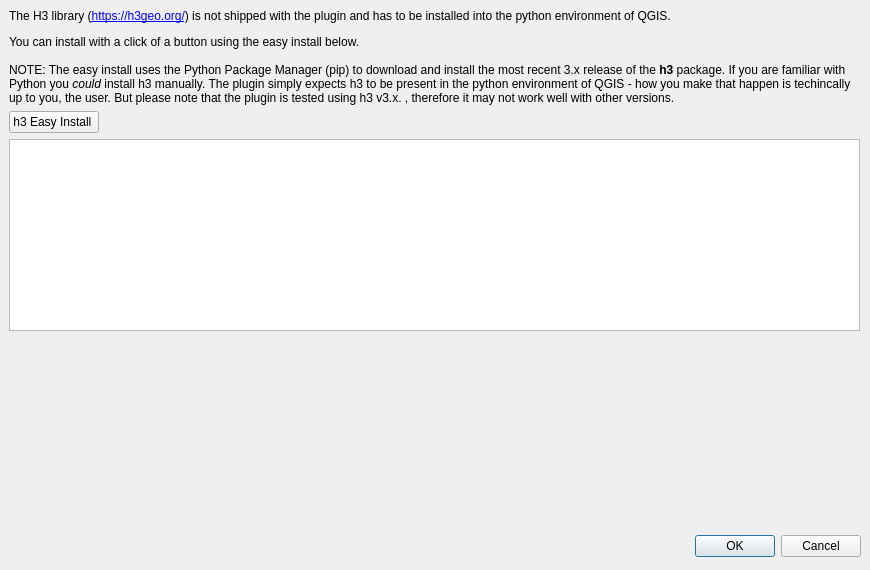
<?xml version="1.0" encoding="UTF-8"?>
<ui version="4.0">
 <class>Dialog</class>
 <widget class="QDialog" name="Dialog">
  <property name="geometry">
   <rect>
    <x>0</x>
    <y>0</y>
    <width>870</width>
    <height>570</height>
   </rect>
  </property>
  <property name="windowTitle">
   <string>Dialog</string>
  </property>
  <widget class="QDialogButtonBox" name="buttonBox">
   <property name="geometry">
    <rect>
     <x>520</x>
     <y>530</y>
     <width>341</width>
     <height>32</height>
    </rect>
   </property>
   <property name="orientation">
    <enum>Qt::Horizontal</enum>
   </property>
   <property name="standardButtons">
    <set>QDialogButtonBox::Cancel|QDialogButtonBox::Ok</set>
   </property>
  </widget>
  <widget class="QWidget" name="verticalLayoutWidget">
   <property name="geometry">
    <rect>
     <x>9</x>
     <y>9</y>
     <width>851</width>
     <height>501</height>
    </rect>
   </property>
   <layout class="QVBoxLayout" name="verticalLayout">
    <item>
     <widget class="QLabel" name="labelExplanation">
      <property name="text">
       <string>&lt;html&gt;&lt;head/&gt;&lt;body&gt;&lt;p&gt;The H3 library (&lt;a href=&quot;https://h3geo.org/&quot;&gt;&lt;span style=&quot; text-decoration: underline; color:#0000ff;&quot;&gt;https://h3geo.org/&lt;/span&gt;&lt;/a&gt;) is not shipped with the plugin and has to be installed into the python environment of QGIS. &lt;/p&gt;&lt;p&gt;You can install with a click of a button using the easy install below.&lt;br/&gt;&lt;br/&gt;NOTE: The easy install uses the Python Package Manager (pip) to download and install the most recent 3.x release of the &lt;span style=&quot; font-weight:600;&quot;&gt;h3&lt;/span&gt; package. If you are familiar with Python you &lt;span style=&quot; font-style:italic;&quot;&gt;could&lt;/span&gt; install h3 manually. The plugin simply expects h3 to be present in the python environment of QGIS - how you make that happen is techincally up to you, the user. But please note that the plugin is tested using h3 v3.x. , therefore it may not work well with other versions.&lt;/p&gt;&lt;/body&gt;&lt;/html&gt;</string>
      </property>
      <property name="wordWrap">
       <bool>true</bool>
      </property>
     </widget>
    </item>
    <item>
     <layout class="QHBoxLayout" name="horizontalLayout">
      <item>
       <widget class="QPushButton" name="pushButton">
        <property name="text">
         <string>h3 Easy Install </string>
        </property>
       </widget>
      </item>
      <item>
       <spacer name="horizontalSpacer">
        <property name="orientation">
         <enum>Qt::Horizontal</enum>
        </property>
        <property name="sizeHint" stdset="0">
         <size>
          <width>40</width>
          <height>20</height>
         </size>
        </property>
       </spacer>
      </item>
     </layout>
    </item>
    <item>
     <widget class="QTextEdit" name="textEdit">
      <property name="enabled">
       <bool>true</bool>
      </property>
      <property name="palette">
       <palette>
        <active>
         <colorrole role="Text">
          <brush brushstyle="SolidPattern">
           <color alpha="255">
            <red>136</red>
            <green>138</green>
            <blue>133</blue>
           </color>
          </brush>
         </colorrole>
         <colorrole role="PlaceholderText">
          <brush brushstyle="SolidPattern">
           <color alpha="128">
            <red>136</red>
            <green>138</green>
            <blue>133</blue>
           </color>
          </brush>
         </colorrole>
        </active>
        <inactive>
         <colorrole role="Text">
          <brush brushstyle="SolidPattern">
           <color alpha="255">
            <red>136</red>
            <green>138</green>
            <blue>133</blue>
           </color>
          </brush>
         </colorrole>
         <colorrole role="PlaceholderText">
          <brush brushstyle="SolidPattern">
           <color alpha="128">
            <red>136</red>
            <green>138</green>
            <blue>133</blue>
           </color>
          </brush>
         </colorrole>
        </inactive>
        <disabled>
         <colorrole role="Text">
          <brush brushstyle="SolidPattern">
           <color alpha="255">
            <red>190</red>
            <green>190</green>
            <blue>190</blue>
           </color>
          </brush>
         </colorrole>
         <colorrole role="PlaceholderText">
          <brush brushstyle="SolidPattern">
           <color alpha="128">
            <red>0</red>
            <green>0</green>
            <blue>0</blue>
           </color>
          </brush>
         </colorrole>
        </disabled>
       </palette>
      </property>
      <property name="mouseTracking">
       <bool>false</bool>
      </property>
      <property name="tabletTracking">
       <bool>false</bool>
      </property>
      <property name="acceptDrops">
       <bool>false</bool>
      </property>
      <property name="textInteractionFlags">
       <set>Qt::NoTextInteraction</set>
      </property>
     </widget>
    </item>
    <item>
     <widget class="QLabel" name="labelStatus">
      <property name="text">
       <string/>
      </property>
      <property name="textFormat">
       <enum>Qt::RichText</enum>
      </property>
      <property name="wordWrap">
       <bool>true</bool>
      </property>
     </widget>
    </item>
    <item>
     <spacer name="verticalSpacer">
      <property name="orientation">
       <enum>Qt::Vertical</enum>
      </property>
      <property name="sizeHint" stdset="0">
       <size>
        <width>20</width>
        <height>40</height>
       </size>
      </property>
     </spacer>
    </item>
   </layout>
  </widget>
 </widget>
 <resources/>
 <connections>
  <connection>
   <sender>buttonBox</sender>
   <signal>accepted()</signal>
   <receiver>Dialog</receiver>
   <slot>accept()</slot>
   <hints>
    <hint type="sourcelabel">
     <x>738</x>
     <y>544</y>
    </hint>
    <hint type="destinationlabel">
     <x>157</x>
     <y>274</y>
    </hint>
   </hints>
  </connection>
  <connection>
   <sender>buttonBox</sender>
   <signal>rejected()</signal>
   <receiver>Dialog</receiver>
   <slot>reject()</slot>
   <hints>
    <hint type="sourcelabel">
     <x>806</x>
     <y>550</y>
    </hint>
    <hint type="destinationlabel">
     <x>286</x>
     <y>274</y>
    </hint>
   </hints>
  </connection>
 </connections>
</ui>
